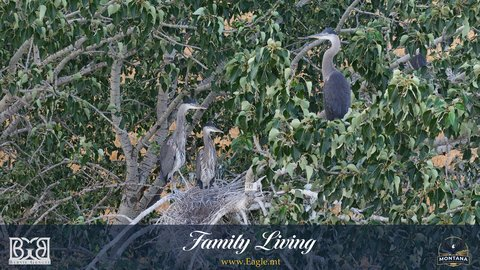
#> input picture web/images/thumb/family-living.jpg, 480 x 270 px
$ python -i frame.py   (imports and definitions only)
#> lines starting #> are read from the running program, lines starting #| are printed output that depends on the picture
#> further down, picture is the input picture: PIL image 480x270 RGB; mean R, G, B 82.2, 94.3, 86.2
"""Framed banner compositor — photo + Bernie logo + cursive title + heron badge.

Builds the site display / share frame in pure Pillow using brand assets:
  - assets/herons_bg.png   (Bernie Gengel mark cropped from the left banner)
  - assets/heron_badge.png (circular seal on the right)
  - cursive title above www.BlueHeron.Gallery in the center

The full-bleed templates herons_bg / herons_verified are the design reference;
we redraw the banner so the title can change per photo.
"""

from __future__ import annotations

from functools import lru_cache
from pathlib import Path

import numpy as np
from PIL import Image, ImageDraw, ImageFont

from core.config import (
    BANNER_NAVY,
    BANNER_WEBSITE,
    FRAME_BADGE_PATH,
    FRAME_TEMPLATE_PATH,
    FRAMED_MAX_PX,
)

# Banner height as a fraction of the photo width (matches ~762/8064 template).
_BANNER_RATIO = 0.11
_BANNER_MIN_H = 128

_SCRIPT_FONT_CANDIDATES = [
    "segoesc.ttf",       # Segoe Script
    "segoescb.ttf",
    "ITCEDSCR.TTF",      # Edwardian Script (common on Windows)
    "FREESCPT.TTF",      # Freestyle Script
    "BrushScript.ttf",
    "georgiai.ttf",      # fallback italic serif
    "timesi.ttf",
]


def _assets_root() -> Path:
    return Path(__file__).resolve().parent.parent


# [25 lines left out: functions _font_dirs, _load_font, not called in this run]


@lru_cache(maxsize=1)
def _bernie_logo() -> Image.Image:
    """Crop the Bernie Gengel mark from the left side of the banner template."""
    root = _assets_root()
    template = Image.open(root / FRAME_TEMPLATE_PATH).convert("RGBA")
    w, h = template.size
    banner_top = int(h * 0.832)  # ~3774/4536
    # Design-space crop from earlier analysis (scaled to this template).
    left, top, right, bottom = 100, banner_top + 160, 960, h - 40
    crop = template.crop((left, top, right, bottom))
    return _punch_near_navy(crop)


# [29 lines left out: functions _badge, _punch_near_black, _punch_near_navy, _with_opacity, not called in this run]

def render_framed(
    photo: Image.Image,
    title: str = "",
    website: str = BANNER_WEBSITE,
    max_px: int = FRAMED_MAX_PX,
) -> Image.Image:
    """Compose photo + navy brand banner with cursive title.

    Layout (top → bottom):
      [ photo, width-fitted ]
      [ Bernie logo | cursive title / website | heron badge ]
    """
#> called with title = '', website = 'www.BlueHeron.Gallery', max_px = 2400
    if photo.mode != "RGB":
        photo = photo.convert("RGB")

    # Fit photo to max dimension for site/framed use.
    pw, ph = photo.size
#> pw = 480; ph = 270
    longest = max(pw, ph)
#> longest = 480
    if longest > max_px:
        scale = max_px / longest
        photo = photo.resize((int(pw * scale), int(ph * scale)), Image.LANCZOS)
        pw, ph = photo.size

    banner_h = max(_BANNER_MIN_H, int(pw * _BANNER_RATIO))
#> banner_h = 128
    canvas = Image.new("RGB", (pw, ph + banner_h), BANNER_NAVY)
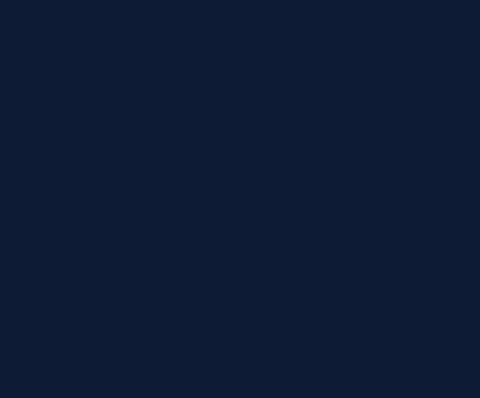
#> canvas: PIL image 480x398 RGB; mean R, G, B 13, 28, 52
    canvas.paste(photo, (0, 0))
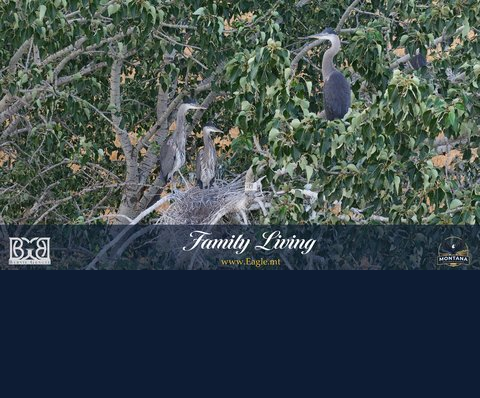
#> canvas: PIL image 480x398 RGB; mean R, G, B 60, 73, 75.2

    banner = Image.new("RGBA", (pw, banner_h), (*BANNER_NAVY, 255))
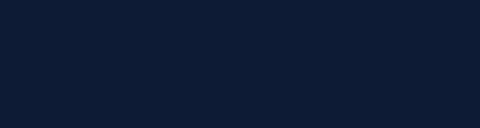
#> banner: PIL image 480x128 RGBA; mean R, G, B, A 13, 28, 52, 255
    draw = ImageDraw.Draw(banner)

    # Side marks — height ~70% of banner.
    mark_h = int(banner_h * 0.72)
#> mark_h = 92
    pad = int(banner_h * 0.12)
#> pad = 15

    logo = _bernie_logo().copy()
    logo.thumbnail((int(mark_h * 1.35), mark_h), Image.LANCZOS)
    badge = _badge().copy()
    badge.thumbnail((mark_h, mark_h), Image.LANCZOS)
    logo = _with_opacity(logo, 0.90)
    badge = _with_opacity(badge, 0.90)

    logo_y = (banner_h - logo.height) // 2
    badge_y = (banner_h - badge.height) // 2
    banner.alpha_composite(logo, (pad, logo_y))
    banner.alpha_composite(badge, (pw - badge.width - pad, badge_y))

    # Text column between the marks.
    left_bound = pad + logo.width + pad
    right_bound = pw - pad - badge.width - pad
    text_w = max(40, right_bound - left_bound)
    cx = left_bound + text_w // 2

    title = (title or "").strip()
    website = (website or BANNER_WEBSITE).strip()

    # Size fonts relative to banner height.
    title_size = max(18, int(banner_h * 0.28))
    site_size = max(12, int(banner_h * 0.16))
    title_font = _load_font(title_size, script=True)
    site_font = _load_font(site_size, script=False)

    def _text_size(text: str, font: ImageFont.ImageFont) -> tuple[int, int]:
        bbox = draw.textbbox((0, 0), text, font=font)
        return bbox[2] - bbox[0], bbox[3] - bbox[1]

    # Shrink title to fit the text column.
    while title and title_size > 14:
        tw, _ = _text_size(title, title_font)
        if tw <= text_w * 0.95:
            break
        title_size -= 2
        title_font = _load_font(title_size, script=True)

    if title:
        tw, th = _text_size(title, title_font)
        sw, sh = _text_size(website, site_font)
        gap = max(22, int(banner_h * 0.22))  # clear air between title and URL
        block_h = th + gap + sh
        ty = (banner_h - block_h) // 2
        draw.text((cx - tw // 2, ty), title, font=title_font, fill=(244, 241, 233, 230))
        draw.text(
            (cx - sw // 2, ty + th + gap),
            website,
            font=site_font,
            fill=(220, 228, 235, 230),
        )
    else:
        sw, sh = _text_size(website, site_font)
        draw.text(
            (cx - sw // 2, (banner_h - sh) // 2),
            website,
            font=site_font,
            fill=(244, 241, 233, 255),
        )

    canvas.paste(banner.convert("RGB"), (0, ph))
    return canvas


# [11 lines left out: function render_framed_to_path, not called in this run]

>>> from PIL import Image
>>> picture = Image.open('../web/images/thumb/family-living.jpg')
#> (the run stopped early here; a loop or call above may not have finished)

$ run again, on web/images/thumb/heron-1.jpg
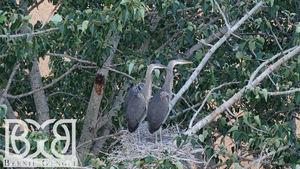
#> input picture web/images/thumb/heron-1.jpg, 300 x 169 px
#> picture is the input picture: PIL image 300x169 RGB; mean R, G, B 88.9, 102.7, 98
#> in render_framed, `canvas.paste(photo, (0, 0))`:
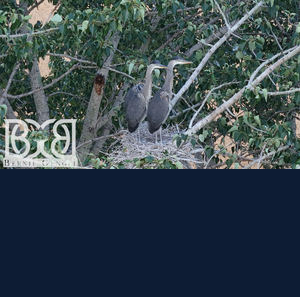
#> canvas: PIL image 300x297 RGB; mean R, G, B 56.2, 70.5, 78.2

$ run again, on web/images/thumb/heron-2.jpg
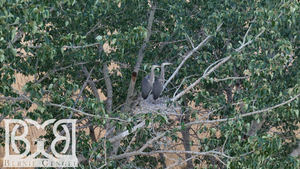
#> input picture web/images/thumb/heron-2.jpg, 300 x 169 px
#> picture is the input picture: PIL image 300x169 RGB; mean R, G, B 90.5, 103.6, 92.7
#> in render_framed, `canvas.paste(photo, (0, 0))`:
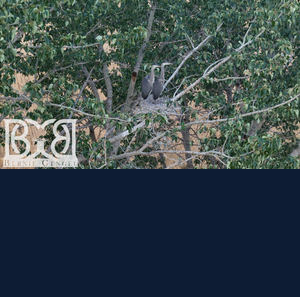
#> canvas: PIL image 300x297 RGB; mean R, G, B 57.1, 71, 75.2
